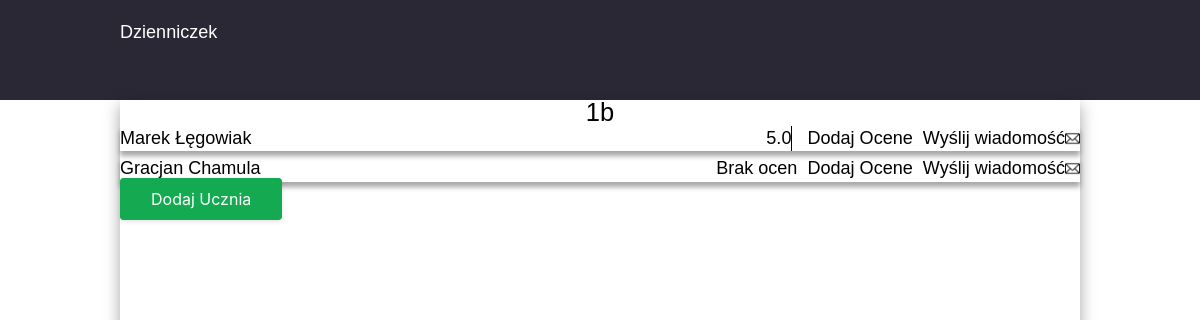
The app's page /klasa/1b with its own data.
### model.py (models this page shows, shortened)
class Uczen(db.Model):
    __tablename__ = 'uczniowie'
    id = db.Column(db.Integer, primary_key=True)
    imie = db.Column(db.String(80), nullable=False)
    nazwisko = db.Column(db.String(80), nullable=False)
    login = db.Column(db.String(20), unique=True, nullable=False)
    haslo = db.Column(db.String(20), nullable=False)
    klasa_id = db.Column(db.Integer, db.ForeignKey('klasy.id'), nullable=False)
    def __repr__(self):
        return f'<Uczen {self.imie} {self.nazwisko}>'

class Ocena(db.Model):
    __tablename__ = 'oceny'
    id = db.Column(db.Integer, primary_key=True)
    wartosc = db.Column(db.Float, nullable=False)
    uczen_id = db.Column(db.Integer, db.ForeignKey('uczniowie.id'), nullable=False)
    klasa_id = db.Column(db.Integer, db.ForeignKey('klasy.id'), nullable=False)
    uczen = db.relationship('Uczen', backref=db.backref('oceny', lazy=True))
    klasa = db.relationship('Klasa', backref=db.backref('oceny', lazy=True))

### home.py (the view)
@app.route('/klasa/<string:klasa_id>')
def view_class(klasa_id):
    klasa_solid = Klasa.query.filter_by(nazwa=klasa_id).first()
    uczniowie = Uczen.query.filter_by(klasa_id=klasa_solid.id).all()
    print(uczniowie, " ###")
    if uczniowie:
        return render_template('show_class.html',klasa=klasa_id, uczniowie=uczniowie)
    return render_template('show_class.html',klasa=klasa_id)

### templates/show_class.html (shortened to what this page needs)
{% extends "base.html"%}
{% block head %}
<link rel="stylesheet" href="{{ url_for('static', filename='class.css') }}">
{% endblock %}
{% block content %}
<div class="container">
<div class="class_name">{{klasa}}</div>
{% for uczen in uczniowie %}
    <li class="student">
        {{ uczen.imie }} {{ uczen.nazwisko }}
        <div class="buttons">
            {% set oceny_ucznia = uczen.oceny %}
            {% if oceny_ucznia %}
                {% for ocena in oceny_ucznia %}
                    <p class="oceny">{{ ocena.wartosc }}</p>
                {% endfor %}
            {% else %}
                <p>Brak ocen</p>
            {% endif %}
            <a href="/dodaj_ocene/{{ uczen.id }}/{{ klasa }}">Dodaj Ocene</a>
            <a href="/wyslij_wiadomosc/{{uczen.id}}">Wyślij wiadomość <img class="email" src="{{ url_for('static', filename='images/email.png') }}" /></a>
        </div>
    </li>
{% endfor %}
<a class="button-37"href="/klasa/{{klasa}}/add_student">Dodaj Ucznia</a>
</div>
{% endblock %}

### static/base.css (style rules this page uses)
* { margin: 0; padding: 0; box-sizing: border-box; font-family: Work Sans,Arial,sans-serif; font-size: 1.0625rem; line-height: 1.5rem; font-weight: 500; }
a { color: white; text-decoration: none; }

### static/class.css (style rules this page uses)
.class_name { display: flex; justify-content: center; font-size: 1.5rem; }
a { color: black; }
.button-37 { background-color: #13aa52; border: 1px solid #13aa52; border-radius: 4px; box-shadow: rgba(0, 0, 0, .1) 0 2px 4px 0; box-sizing: border-box; color: #fff; cursor: pointer; font-family: "Akzidenz Grotesk BQ Medium", -apple-system, BlinkMacSystemFont, sans-serif; font-size: 16px; font-weight: 400; outline: none; outline: 0; padding: 10px 25px; text-align: center; transform: translateY(0); transition: transform 150ms, box-shadow 150ms; user-select: none; -webkit-user-select: none; touch-action: manipulation; }
@media (min-width: 768px) { .button-37 { padding: 10px 30px; } }
li { margin-bottom: 5px; display: flex; justify-content: space-between; }
.student { box-shadow: rgba(0, 0, 0, 0.35) 0px 5px 5px; }
.email { width: 15px; }
.buttons { display: flex; justify-content: end; align-items: center; }
li a { margin-left: 10px; display: flex; align-items: center; }
.oceny { margin-right: 5px; border-right: 1px solid black; }

### records on screen
Uczen: imie "Marek", nazwisko "Łęgowiak"
Ocena: wartosc "5.0"
Uczen: imie "Gracjan", nazwisko "Chamula", shows "Brak ocen"

### other values on screen
{{ klasa }} "1b"
